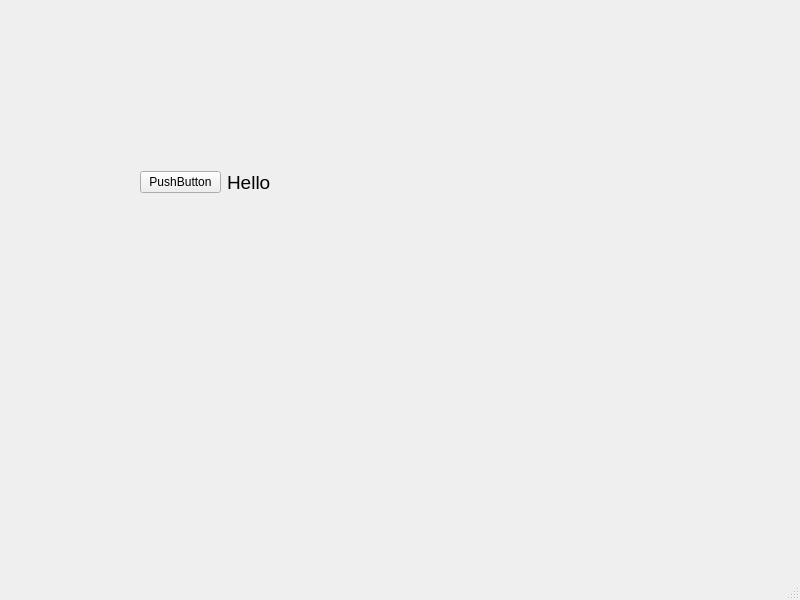
<?xml version="1.0" encoding="UTF-8"?>
<ui version="4.0">
 <class>MainWindow</class>
 <widget class="QMainWindow" name="MainWindow">
  <property name="geometry">
   <rect>
    <x>0</x>
    <y>0</y>
    <width>800</width>
    <height>600</height>
   </rect>
  </property>
  <property name="windowTitle">
   <string>MainWindow</string>
  </property>
  <widget class="QWidget" name="centralwidget">
   <widget class="QWidget" name="">
    <property name="geometry">
     <rect>
      <x>140</x>
      <y>160</y>
      <width>168</width>
      <height>45</height>
     </rect>
    </property>
    <layout class="QHBoxLayout" name="horizontalLayout">
     <item>
      <widget class="QPushButton" name="pushButton">
       <property name="text">
        <string>PushButton</string>
       </property>
      </widget>
     </item>
     <item>
      <widget class="QLabel" name="label">
       <property name="font">
        <font>
         <pointsize>14</pointsize>
        </font>
       </property>
       <property name="text">
        <string>Hello</string>
       </property>
       <property name="margin">
        <number>6</number>
       </property>
      </widget>
     </item>
    </layout>
   </widget>
  </widget>
  <widget class="QMenuBar" name="menubar">
   <property name="geometry">
    <rect>
     <x>0</x>
     <y>0</y>
     <width>800</width>
     <height>26</height>
    </rect>
   </property>
  </widget>
  <widget class="QStatusBar" name="statusbar"/>
 </widget>
 <resources/>
 <connections/>
</ui>
